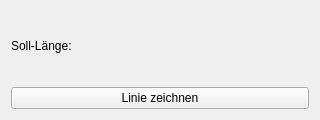
<?xml version="1.0" encoding="UTF-8"?>
<ui version="4.0">
  <class>FrameToolsGui::ReferenceLine</class>
  <widget class="QWidget" name="FrameToolsGui::ReferenceLine">
    <property name="geometry">
      <rect>
        <x>0</x>
        <y>0</y>
        <width>320</width>
        <height>120</height>
      </rect>
    </property>
    <property name="windowTitle">
      <string>Referenzlinie</string>
    </property>
    <layout class="QVBoxLayout" name="verticalLayout">
      <item>
        <layout class="QHBoxLayout" name="lengthLayout">
          <item>
            <widget class="QLabel" name="labelTargetLength">
              <property name="text">
                <string>Soll-Länge:</string>
              </property>
            </widget>
          </item>
          <item>
            <widget class="Gui::QuantitySpinBox" name="targetLength">
              <property name="unit" stdset="0">
                <string>mm</string>
              </property>
              <property name="value" stdset="0">
                <double>100.000000000000000</double>
              </property>
            </widget>
          </item>
        </layout>
      </item>
      <item>
        <widget class="QPushButton" name="buttonAddLine">
          <property name="text">
            <string>Linie zeichnen</string>
          </property>
        </widget>
      </item>
    </layout>
  </widget>
  <customwidgets>
    <customwidget>
      <class>Gui::QuantitySpinBox</class>
      <extends>QWidget</extends>
      <header>Gui/QuantitySpinBox.h</header>
    </customwidget>
  </customwidgets>
  <resources/>
  <connections/>
</ui>
